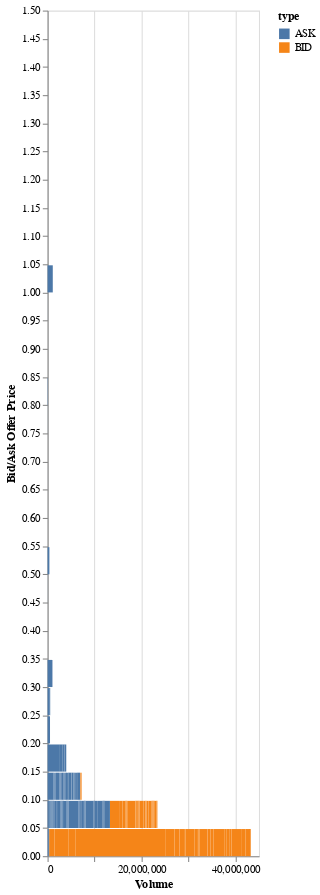

The code cell stored with this chart in its notebook:
### Code cell
order_book = alt.Chart(df_order_book_open[(np.abs(stats.zscore(df_order_book_open['displayPricePerUnit'])) < .25)].groupby(['displayPricePerUnit','type'])['displayAmount'].sum().reset_index()).mark_bar().encode(
    y=alt.Y('displayPricePerUnit:Q', bin=alt.Bin(maxbins=30), axis=alt.Axis(orient='left'),title='Bid/Ask Offer Price'),
    x=alt.X('displayAmount:Q', scale=alt.Scale(reverse=False),title='Volume'),
    color='type'
    #tooltip=['displayPricePerDisplayUnit','displayTotalUnits']
).properties(width=200, height=800)
order_book

### Figure 1 — Vega-Lite specification as saved in the notebook (floating-point values rounded to 4 significant figures; data arrays with more than 128 entries replaced by an {"elided": "..."} marker saying what was removed)
{"config": {"view": {"continuousWidth": 400, "continuousHeight": 300}}, "data": {"name": "data-36e9d5533bcd47dc16ce79a71614a02c"}, "mark": "bar", "encoding": {"color": {"type": "nominal", "field": "type"}, "x": {"type": "quantitative", "field": "displayAmount", "scale": {"reverse": false}, "title": "Volume"}, "y": {"type": "quantitative", "axis": {"orient": "left"}, "bin": {"maxbins": 30}, "field": "displayPricePerUnit", "title": "Bid/Ask Offer Price"}}, "height": 800, "width": 200, "$schema": "https://vega.github.io/schema/vega-lite/v4.8.1.json", "datasets": {"data-36e9d5533bcd47dc16ce79a71614a02c": {"elided": "188 records"}}}
